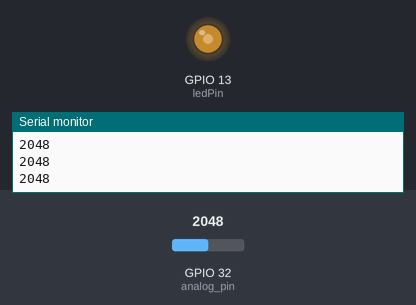
The sketch below on a simulated ESP32. Shown: output pins drawn as LEDs (lit = HIGH), the last lines printed to the serial monitor. Inputs (shaded band) come from the test bench; at power-on: GPIO 32 (analog_pin) = 2048.

Above: at 1.2 s.
1.3 s: GPIO 32 (analog_pin) set to 2866
At 2.5 s:
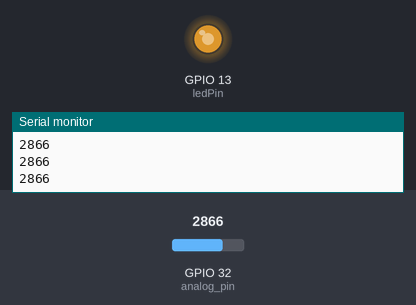
2.8 s: GPIO 32 (analog_pin) set to 3603
At 3.8 s:
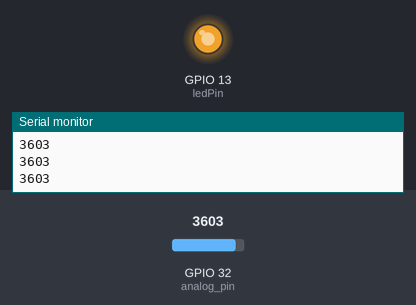
4.3 s: GPIO 32 (analog_pin) set to 491
At 5.0 s:
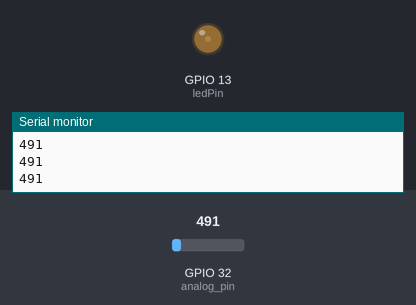
5.8 s: GPIO 32 (analog_pin) set to 0
At 6.2 s:
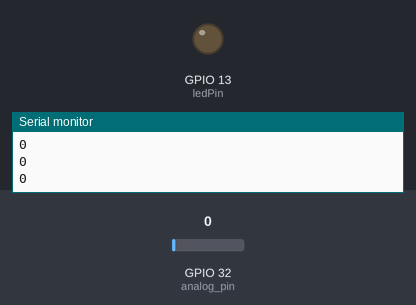
Timing chart, 0 to 8.3 s (numbered marks = the images above; inputs shaded):
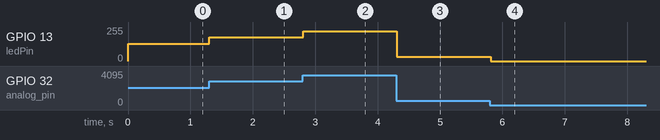

Measured:
- after the input at 1.3 s, GPIO 13 (ledPin): 128/255 → 178/255 at once
- after the input at 2.8 s, GPIO 13 (ledPin): 178/255 → 224/255 at once
- after the input at 4.3 s, GPIO 13 (ledPin): 224/255 → 31/255 at once
- after the input at 5.8 s, GPIO 13 (ledPin): 31/255 → 0/255 at once

The sketch:

potentiometer-PWM.ino
```cpp
// the number of the LED pin
const int ledPin = 13;  // 13 corresponds to GPIO13

int analog_pin = 32; // Pin into which we connect the input voltage
int val ;  // variable to store the value read

// setting PWM properties
const int freq = 5000;
const int ledChannel = 0;
const int resolution = 12;

void setup(){
  Serial.begin(9600);

  // configure LED PWM functionalitites
  ledcSetup(ledChannel, freq, resolution);

  // attach the channel to the GPIO to be controlled
  ledcAttachPin(ledPin, ledChannel);
}

void loop(){
    val = analogRead(analog_pin);  // read the input pin
    Serial.println(val);          // print value
    ledcWrite(ledChannel, val);
    delay(15);
  }
```
